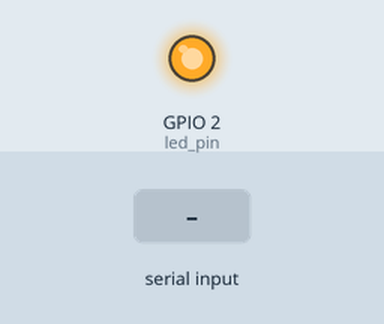
Recording of a sketch running on a simulated ESP32. Parts: output pins drawn as LEDs (lit = HIGH). Inputs (shaded band) come from the test bench. What the sketch prints to the serial monitor is not drawn.

Above: at 2.2 s.
2.3 s: "90,45\n" received over Serial
At 3.88 s:
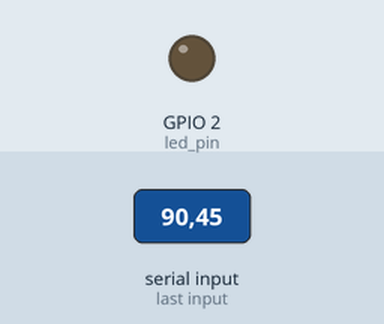
5.1 s: "30,150\n" received over Serial
8.1 s: "5\n" received over Serial
Timing chart, 0 to 17.1 s (numbered marks = the images above; inputs shaded):
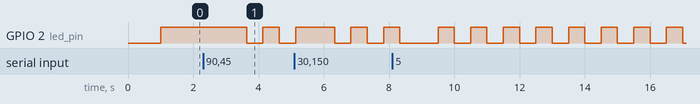

The sketch:

task_scheduling_challenge.ino
```cpp
#if CONFIG_FREERTOS_UNICORE
static const BaseType_t app_cpu = 0;
#else
static const BaseType_t app_cpu = 1;
#endif

static const int led_pin = 2;
int delay_count = 1500;

const byte numChars = 40;
char receivedChars[numChars];   // an array to store the received data

boolean newData = false;

static TaskHandle_t taskHandle1 = NULL;
static TaskHandle_t taskHandle2 = NULL;

void recvWithEndMarker() {
    static byte ndx = 0;
    char endMarker = '\n';
    char rc;

    while (Serial.available() > 0 && newData == false) {
        rc = Serial.read();

        if (rc != endMarker) {
            receivedChars[ndx] = rc;
            ndx++;
            if (ndx >= numChars) {
                ndx = numChars - 1;
            }
        }
        else {
            receivedChars[ndx] = '\0'; // terminate the string
            ndx = 0;
            newData = true;
        }
    }
}

void task1(void *parameter) {
  while(1) {
    digitalWrite(led_pin, HIGH);
    vTaskDelay(delay_count / portTICK_PERIOD_MS);
    digitalWrite(led_pin, LOW);
    vTaskDelay(delay_count / portTICK_PERIOD_MS);
  }
}

void task2(void *parameter) {
  while(1) {
    Serial.println("in task 2 now");
    recvWithEndMarker();

    if(newData == true) {
      delay_count = atoi(receivedChars);
      char buf[25];
      sprintf(buf, "Updated delay to %d", delay_count);
      Serial.println(buf);
      newData = false;
    }
  }
}

void setup() {
  // put your setup code here, to run once:
  pinMode(led_pin, OUTPUT);
  Serial.begin(300);
  vTaskDelay(1000 / portTICK_PERIOD_MS);
  Serial.println();
  Serial.println("Delay program");

  xTaskCreatePinnedToCore(
    task1,
    "Task_1",
    1024, // stack size in bytes (words in FreeRTOS)
    NULL, // parameter to pass to function
    1, // task priority (0 to configMAX_PRIORITIES - 1 (24)) // 0 is lowest priority
    &taskHandle1, // task handle
    app_cpu // run on core 1 (only esp32, not FREERTOS)
  );

  xTaskCreatePinnedToCore(
    task2,
    "Task_2",
    1024, // stack size in bytes (words in FreeRTOS)
    NULL, // parameter to pass to function
    1, // task priority (0 to configMAX_PRIORITIES - 1 (24)) // 0 is lowest priority
    &taskHandle2, // task handle
    app_cpu // run on core 1 (only esp32, not FREERTOS)
  );
}

void loop() {
  // put your main code here, to run repeatedly:

}
```

Measured:
- by itself, GPIO 2 (led_pin): repeats every 1.0 s: HIGH 0.50 s, LOW 0.50 s
